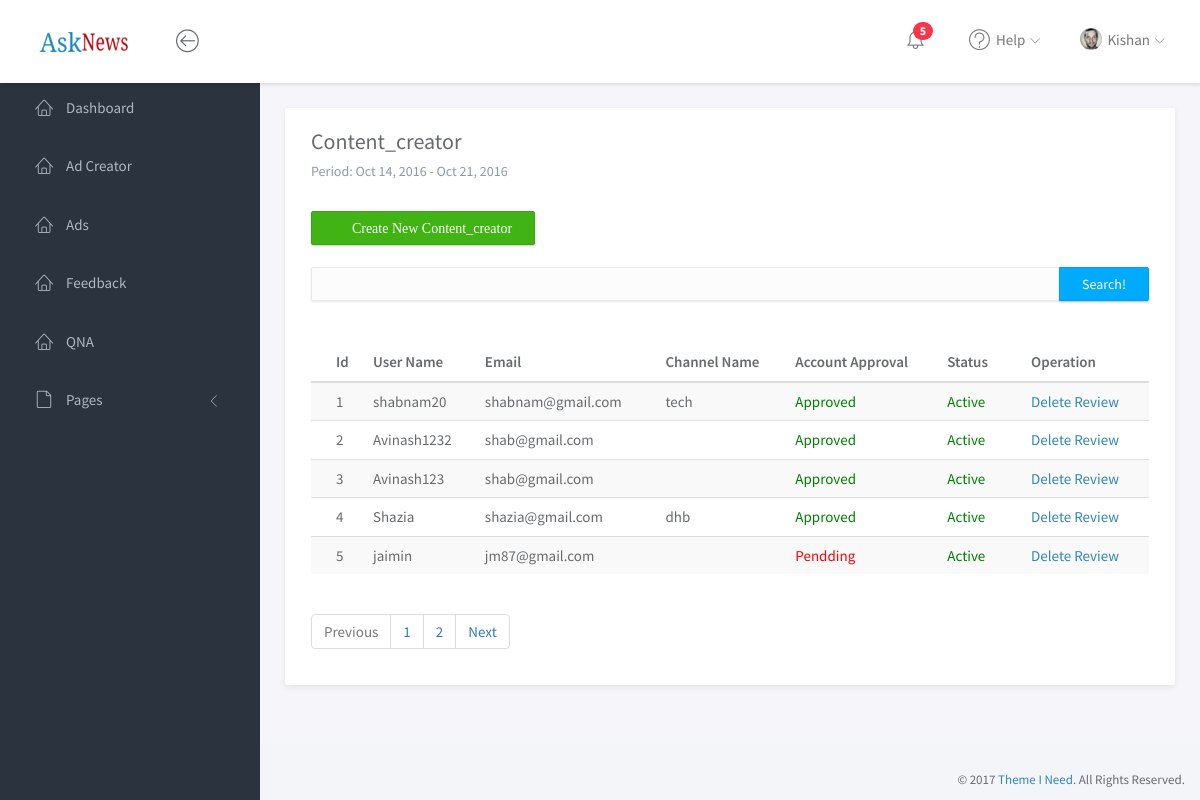
Screenshot of /Sub_Admin/content_creator.php (signed in) with the database file from the repository.
### tables this page shows
CREATE TABLE `tbl_module_user` (
  `id` int(5) NOT NULL,
  `user_name` varchar(30) NOT NULL,
  `image` varchar(30) NOT NULL,
  `first_name` varchar(30) NOT NULL,
  `last_name` varchar(30) NOT NULL,
  `email` varchar(50) NOT NULL,
  `password` text NOT NULL,
  `date` timestamp NOT NULL DEFAULT CURRENT_TIMESTAMP ON UPDATE CURRENT_TIMESTAMP,
  `status` tinyint(1) NOT NULL DEFAULT '1',
  `role` tinyint(1) NOT NULL DEFAULT '1'
);

CREATE TABLE `tbl_content_creator` (
  `id` int(10) NOT NULL,
  `username` varchar(20) NOT NULL,
  `email` varchar(20) NOT NULL,
  `mobile` bigint(10) NOT NULL,
  `password` varchar(50) NOT NULL,
  `ChannelName` varchar(20) NOT NULL,
  `ChannelDescription` varchar(200) NOT NULL,
  `AccountApproval` tinyint(1) NOT NULL DEFAULT '0',
  `Status` tinyint(1) NOT NULL DEFAULT '1',
  `channel_logo` varchar(20) NOT NULL,
  `DateTime` timestamp NOT NULL DEFAULT CURRENT_TIMESTAMP,
  `Monetization` tinyint(4) NOT NULL DEFAULT '0',
  `join_date` varchar(10) NOT NULL,
  `privacy` tinyint(1) NOT NULL,
  `bank_name` varchar(20) NOT NULL,
  `account_holder_name` varchar(30) NOT NULL,
  `bank_account_number` varchar(20) NOT NULL,
  `ifsc_code` varchar(11) NOT NULL,
  `earnings` decimal(12,2) NOT NULL,
  `life_time_withdraw_amt` decimal(12,2) NOT NULL,
  `index_point` int(3) NOT NULL
);

### Sub_Admin/engine/engine.php (called while the page is built, shortened)
<?php
@$page=$_GET["page"];
  if($page=="" || $page==1)
  {
      @$page1=0;
  }
  else
  {
      @$page1=($page*5)-5;
  }
  if($type=="news"){
    $select="SELECT * FROM `tbl_$type` limit $page1,5";
  }else{
  $select="SELECT * FROM `tbl_$type` limit $page1,5";
  }
$sql1=mysqli_query($con,"select * from tbl_$type");
@$total_rec=mysqli_num_rows($sql1);
$total_pages=ceil($total_rec/5);
  $sql="SELECT * FROM `tbl_module_user` WHERE `user_name`='$ses' ";
  $qry=mysqli_query($con,$sql);
  $data=mysqli_fetch_array($qry);
if(isset($_POST["m_'.$type.'"])){
  $sql=$select;
}else{
  $sql=$select;
}
if(isset($_POST['search'])){
	if($_POST['keyword']==NULL){
    $error="Please Enter Hint Like ID or Title or caption to search ";
    $sql=$select;
  }
else{
  $searchkey = $_POST['keyword'];
  if($type=="picture" || $type=="slideshow"){
    $sql="select * from tbl_$type where caption like '%$searchkey%' or id like '%$searchkey%' and deletion='1'";
    }
    if($type=="gallery" || $type=="categories"){
      $sql="select * from tbl_$type where title like '%$searchkey%' or id like '%$searchkey%' and deletion='1'";
      }
      if($type=="qna"){
        $sql="select * from tbl_$type where question like '%$searchkey%' or id like '%$searchkey%' and deletion='1'";
        }
        if($type=="feedbcak"){
          $sql="select * from tbl_$type where subject like '%$searchkey%' or message like '%$searchkey%' or id like '%$searchkey%' and deletion='1'";
          }
}
}else{
  $sql=$select;
  }
  $query=mysqli_query($con,$sql);
?>

### Sub_Admin/Manager/content_creator/tbl.php (the view, shortened to what this page needs)
<form action="<?php echo $_SERVER['PHP_SELF'];?>" method="post">
<button type="submit" class="btn btn-success" name="create"><i class="fa fa-plus-square">&nbsp; Create New <?php echo ucfirst($type);?></i></button>
           <br><br>             <div class="input-group">
							<input class="form-control" type="text" name="keyword">
							<span class="input-group-btn"><button class="btn btn-primary" type="submit" name="search">Search!</button></span>
						</div>
				<br><br>
                		<table class="table table-striped">
										<thead>
											<tr>
											<th>Id</th>
											<th>User Name</th>
											<th>Email</th>
											<th>Channel Name</th>
											<th>Account Approval</th>
											<th>Status</th>
											<th>Operation</th>
											</tr>
										</thead>
										<tbody>
										<?php
	  while($row=mysqli_fetch_array($query)):
	  ?>
											<tr>
											<td><?php echo $row['id']; ?></td>
											<td><?php echo $row['username']; ?></td>
											<td><?php echo $row['email']; ?></td>
											<td><?php echo $row['ChannelName']; ?></td>
											<td>
		<a href="?AccountApproval=<?php echo $row['id']; ?>" style="color:<?php echo $row['AccountApproval']?'green':'red'; ?>" onclick="return confirm('Are you sure to change the status of item?')">
		<?php echo $row['AccountApproval']?'Approved':'Pendding'; ?></td>
											<td>
		<a href="?status=<?php echo $row['id']; ?>" style="color:<?php echo $row['Status']?'green':'red'; ?>" onclick="return confirm('Are you sure to change the status of item?')">
		<?php echo $row['Status']?'Active':'in-active'; ?></td>
        <td><a href="?del=<?php echo $row['id']; ?>" class="ico del" onclick="return confirm('Are you sure to delete this item?')">Delete</a>
        <a href="?edit=<?php echo $row['id']; ?>" class="ico edit">Review</a></td>
											</tr>
											<?php
											endwhile;
											?>
										</tbody>
									</table>
                                    <div class="dataTables_paginate paging_simple_numbers" id="DataTables_Table_0_paginate">
                                    <ul class="pagination">
                                    <li class="paginate_button previous <?php if($page<$total_pages){ echo "disabled";} ?>" id="DataTables_Table_0_previous">
                                    <a href="?page=1" aria-controls="DataTables_Table_0" data-dt-idx="0" tabindex="0">Previous</a></li>
                                    <?php
                                    for($i=1;$i<=$total_pages;$i++)
                                    {
                                        ?>
                                        <li class="paginate_button <?php echo ($i==$_GET['page'])?'active':'';?>"><a href="?page=<?php echo $i;?>" aria-controls="DataTables_Table_0" data-dt-idx="1" tabindex="0"><?php echo $i;?></a></li>
                                    <?php }
                                    ?>
                                    <li class="paginate_button previous <?php if($page>=$total_pages){ echo "disabled";} ?>" id="DataTables_Table_0_previous">
                                    <a href="?page=<?php echo $total_pages;?>" aria-controls="DataTables_Table_0" data-dt-idx="0" tabindex="0">Next</a></li>
                                    </ul>
                                </div>
						</form>

### Sub_Admin/Includes/header.php (shortened to what this page needs)
<?php
include "../Super_Admin/includes/dbconfig.php";
$ses="";
	if(isset($_SESSION['newAdSub-AdminLogin'])||isset($_SESSION['newNewsSub-AdminLogin'])){
	if(isset($_SESSION['newAdSub-AdminLogin'])){
		$ses=$_SESSION['newAdSub-AdminLogin'];
	}else{
		$ses=$_SESSION['newNewsSub-AdminLogin'];
	}
    }
    else{
        header ("location: login.php");
    }
	include "engine/engine.php";
?>
<!doctype html>
<html lang="en">
<head>
	<link rel="stylesheet" href="assets/vendor/bootstrap/css/bootstrap.min.css">
	<link rel="stylesheet" href="assets/vendor/font-awesome/css/font-awesome.min.css">
	<link rel="stylesheet" href="assets/vendor/linearicons/style.css">
	<link rel="stylesheet" href="assets/vendor/toastr/toastr.min.css">
	<link rel="stylesheet" href="assets/css/main.css">
	<link rel="stylesheet" href="assets/css/demo.css">
</head>
<body>
	<div id="wrapper">
		<nav class="navbar navbar-default navbar-fixed-top">
			<div class="brand" >
				<a href="index.html"><img src="assets/img/logo-dark.png" style="height:21px;width:90px;"  ></a>
			</div>
			<div class="container-fluid">
				<div class="navbar-btn">
					<button type="button" class="btn-toggle-fullwidth"><i class="lnr lnr-arrow-left-circle"></i></button>
				</div>
				<div id="navbar-menu">
					<ul class="nav navbar-nav navbar-right">
						<li class="dropdown">
							<a href="#" class="dropdown-toggle icon-menu" data-toggle="dropdown">
								<i class="lnr lnr-alarm"></i>
								<span class="badge bg-danger">5</span>
							</a>
						</li>
						<li class="dropdown">
							<a href="#" class="dropdown-toggle" data-toggle="dropdown"><i class="lnr lnr-question-circle"></i> <span>Help</span> <i class="icon-submenu lnr lnr-chevron-down"></i></a>
						</li>
						<li class="dropdown">
							<a href="#" class="dropdown-toggle" data-toggle="dropdown"><img src="assets/img/user.png" class="img-circle" alt="Avatar"> <span><?php echo $data['user_name'];?></span> <i class="icon-submenu lnr lnr-chevron-down"></i></a>
						</li>
					</ul>
				</div>
			</div>
		</nav>
		<div id="sidebar-nav" class="sidebar">
			<div class="sidebar-scroll">
				<nav>
					<ul class="nav">
					<li><a href="index.php" <?php echo $type == "index"?'class="active"':'';?>><i class="lnr lnr-home"></i> <span>Dashboard</span></a></li>
					<?php
					if($_SESSION['role']==0){
					?>
					<li><a href="content_creator.php" <?php echo $type == "content_creator"?'class="active"':'';?>><i class="lnr lnr-home"></i> <span>Content Creator</span></a></li>
					<li><a href="news.php" <?php echo $type == "news"?'class="active"':'';?>><i class="lnr lnr-home"></i> <span> News</span></a></li>
					<?php
					}else{
					?>
					<li><a href="ad_creator.php" <?php echo $type == "ad_creator"?'class="active"':'';?>><i class="lnr lnr-home"></i> <span>Ad Creator</span></a></li>
					<li><a href="ads.php" <?php echo $type == "ads"?'class="active"':'';?>><i class="lnr lnr-home"></i> <span>Ads</span></a></li>
					<li><a href="feedback.php" <?php echo $type == "feedback"?'class="active"':'';?>><i class="lnr lnr-home"></i> <span>Feedback</span></a></li>
					<li><a href="qna.php" <?php echo $type == "qna"?'class="active"':'';?>><i class="lnr lnr-home"></i> <span>QNA</span></a></li>
					<?php
					}
					?>
                        <li>
							<a href="#subPages" data-toggle="collapse" class="collapsed"><i class="lnr lnr-file-empty"></i> <span>Pages</span> <i class="icon-submenu lnr lnr-chevron-left"></i></a>
						</li>
					</ul>
				</nav>
			</div>
		</div>

### rows the page displays
tbl_module_user: user_name "Kishan"
tbl_content_creator: id "1", username "shabnam20", email "shabnam@gmail.com", ChannelName "tech", AccountApproval "Approved", Status "Active"
tbl_content_creator: id "2", username "Avinash1232", email "shab@gmail.com", AccountApproval "Approved", Status "Active"
tbl_content_creator: id "3", username "Avinash123", email "shab@gmail.com", AccountApproval "Approved", Status "Active"
tbl_content_creator: id "4", username "Shazia", email "shazia@gmail.com", ChannelName "dhb", AccountApproval "Approved", Status "Active"
tbl_content_creator: id "5", username "jaimin", email "jm87@gmail.com", AccountApproval "Pendding", Status "Active"

### other values shown
$type "Content_creator"
